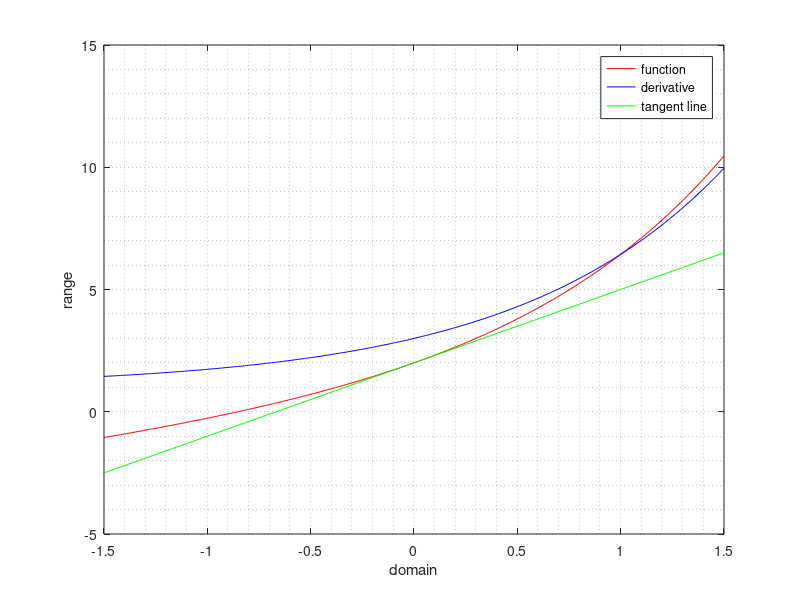

The MATLAB script that drew this image:
x = [-1.5:.01:1.5];
y = 2 * e.^x + x; % (0,2)
y2 = 2 * e.^x + 1;
y3 = 3 .* x + 2;

aux = figure;
plot(x, y, "r", x, y2, "b", x, y3, "g");
grid minor;
legend("function", "derivative", "tangent line");
xlabel("domain");
ylabel("range");

saveas(aux, "figure", "pdf");
